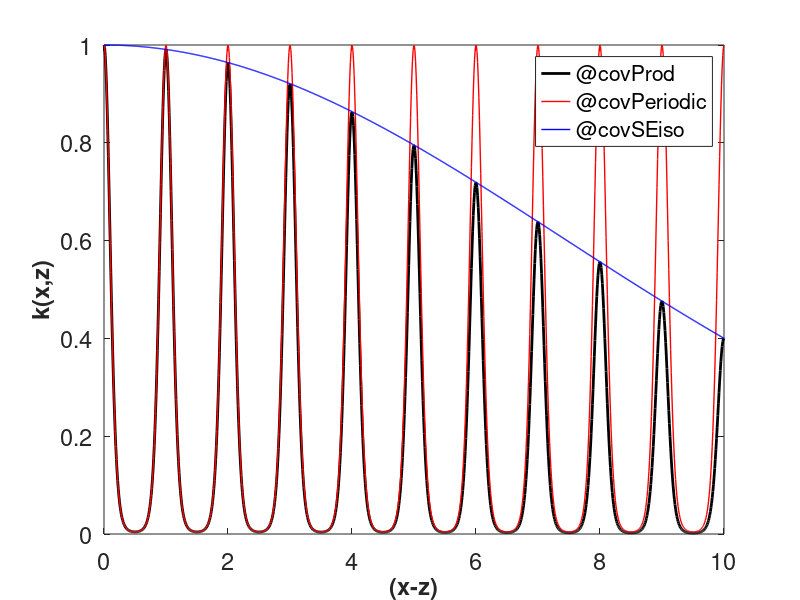

MATLAB code to generate this figure:
% Answer for Question D
% The following code provides visual comparison between the three 
% covariance functions

x = linspace(0, 10, 1000);
y_tot = zeros(size(x)); y_1 = zeros(size(x)); y_2 = zeros(size(x));

A = exp(-0.5); B = 1; C = 1; D = exp(2); E = 1;

for i=1:length(x)

    y_1(i) = C^2*exp((-2/(A^2))*(sin(pi*x(i)/B))^2);
    y_2(i) = E^2*exp(-x(i)^2/(2*D^2));
    y_tot(i) = y_1(i) * y_2(i);
    
end


plot(x,y_tot,'k-', 'LineWidth',2); 
hold on;
plot(x,y_1,'r-', 'LineWidth',1); 
plot(x,y_2,'b-', 'LineWidth',1);



set(gca,'fontsize',17);
legend('@covProd','@covPeriodic','@covSEiso')
xlabel('(x-z)', 'FontSize', 17,'FontWeight','bold');
ylabel('k(x,z)', 'FontSize', 17,'FontWeight','bold');